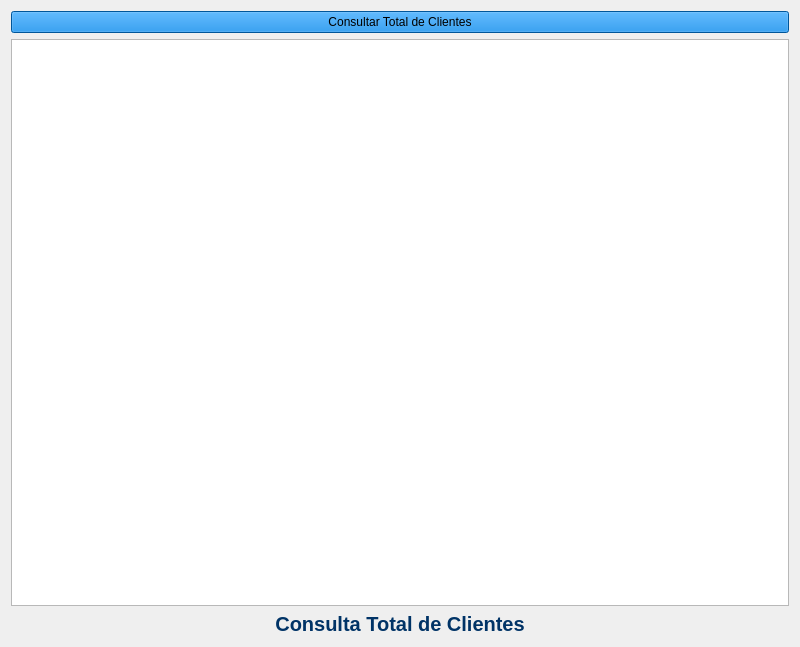
<?xml version="1.0" encoding="UTF-8"?>
<ui version="4.0">
 <class>ConsultaClientes</class>
 <widget class="QWidget" name="ConsultaClientes">
  <property name="geometry">
   <rect>
    <x>0</x>
    <y>0</y>
    <width>800</width>
    <height>647</height>
   </rect>
  </property>
  <property name="windowTitle">
   <string>Consulta Total de Clientes – Neobanco Digital</string>
  </property>
  <layout class="QVBoxLayout" name="verticalLayout">
   <item>
    <widget class="QPushButton" name="pushButton">
     <property name="palette">
      <palette>
       <active>
        <colorrole role="WindowText">
         <brush brushstyle="SolidPattern">
          <color alpha="255">
           <red>0</red>
           <green>120</green>
           <blue>215</blue>
          </color>
         </brush>
        </colorrole>
        <colorrole role="Button">
         <brush brushstyle="SolidPattern">
          <color alpha="255">
           <red>0</red>
           <green>120</green>
           <blue>215</blue>
          </color>
         </brush>
        </colorrole>
        <colorrole role="Light">
         <brush brushstyle="SolidPattern">
          <color alpha="255">
           <red>67</red>
           <green>172</green>
           <blue>255</blue>
          </color>
         </brush>
        </colorrole>
        <colorrole role="Midlight">
         <brush brushstyle="SolidPattern">
          <color alpha="255">
           <red>33</red>
           <green>146</green>
           <blue>235</blue>
          </color>
         </brush>
        </colorrole>
        <colorrole role="Dark">
         <brush brushstyle="SolidPattern">
          <color alpha="255">
           <red>0</red>
           <green>60</green>
           <blue>107</blue>
          </color>
         </brush>
        </colorrole>
        <colorrole role="Mid">
         <brush brushstyle="SolidPattern">
          <color alpha="255">
           <red>0</red>
           <green>80</green>
           <blue>143</blue>
          </color>
         </brush>
        </colorrole>
        <colorrole role="Text">
         <brush brushstyle="SolidPattern">
          <color alpha="255">
           <red>0</red>
           <green>0</green>
           <blue>0</blue>
          </color>
         </brush>
        </colorrole>
        <colorrole role="BrightText">
         <brush brushstyle="SolidPattern">
          <color alpha="255">
           <red>255</red>
           <green>255</green>
           <blue>255</blue>
          </color>
         </brush>
        </colorrole>
        <colorrole role="ButtonText">
         <brush brushstyle="SolidPattern">
          <color alpha="255">
           <red>0</red>
           <green>0</green>
           <blue>0</blue>
          </color>
         </brush>
        </colorrole>
        <colorrole role="Base">
         <brush brushstyle="SolidPattern">
          <color alpha="255">
           <red>255</red>
           <green>255</green>
           <blue>255</blue>
          </color>
         </brush>
        </colorrole>
        <colorrole role="Window">
         <brush brushstyle="SolidPattern">
          <color alpha="255">
           <red>0</red>
           <green>120</green>
           <blue>215</blue>
          </color>
         </brush>
        </colorrole>
        <colorrole role="Shadow">
         <brush brushstyle="SolidPattern">
          <color alpha="255">
           <red>0</red>
           <green>0</green>
           <blue>0</blue>
          </color>
         </brush>
        </colorrole>
        <colorrole role="AlternateBase">
         <brush brushstyle="SolidPattern">
          <color alpha="255">
           <red>127</red>
           <green>187</green>
           <blue>235</blue>
          </color>
         </brush>
        </colorrole>
        <colorrole role="ToolTipBase">
         <brush brushstyle="SolidPattern">
          <color alpha="255">
           <red>0</red>
           <green>120</green>
           <blue>215</blue>
          </color>
         </brush>
        </colorrole>
        <colorrole role="ToolTipText">
         <brush brushstyle="SolidPattern">
          <color alpha="255">
           <red>0</red>
           <green>0</green>
           <blue>0</blue>
          </color>
         </brush>
        </colorrole>
        <colorrole role="PlaceholderText">
         <brush brushstyle="SolidPattern">
          <color alpha="128">
           <red>0</red>
           <green>0</green>
           <blue>0</blue>
          </color>
         </brush>
        </colorrole>
       </active>
       <inactive>
        <colorrole role="WindowText">
         <brush brushstyle="SolidPattern">
          <color alpha="255">
           <red>0</red>
           <green>0</green>
           <blue>0</blue>
          </color>
         </brush>
        </colorrole>
        <colorrole role="Button">
         <brush brushstyle="SolidPattern">
          <color alpha="255">
           <red>0</red>
           <green>120</green>
           <blue>215</blue>
          </color>
         </brush>
        </colorrole>
        <colorrole role="Light">
         <brush brushstyle="SolidPattern">
          <color alpha="255">
           <red>67</red>
           <green>172</green>
           <blue>255</blue>
          </color>
         </brush>
        </colorrole>
        <colorrole role="Midlight">
         <brush brushstyle="SolidPattern">
          <color alpha="255">
           <red>33</red>
           <green>146</green>
           <blue>235</blue>
          </color>
         </brush>
        </colorrole>
        <colorrole role="Dark">
         <brush brushstyle="SolidPattern">
          <color alpha="255">
           <red>0</red>
           <green>60</green>
           <blue>107</blue>
          </color>
         </brush>
        </colorrole>
        <colorrole role="Mid">
         <brush brushstyle="SolidPattern">
          <color alpha="255">
           <red>0</red>
           <green>80</green>
           <blue>143</blue>
          </color>
         </brush>
        </colorrole>
        <colorrole role="Text">
         <brush brushstyle="SolidPattern">
          <color alpha="255">
           <red>0</red>
           <green>0</green>
           <blue>0</blue>
          </color>
         </brush>
        </colorrole>
        <colorrole role="BrightText">
         <brush brushstyle="SolidPattern">
          <color alpha="255">
           <red>255</red>
           <green>255</green>
           <blue>255</blue>
          </color>
         </brush>
        </colorrole>
        <colorrole role="ButtonText">
         <brush brushstyle="SolidPattern">
          <color alpha="255">
           <red>0</red>
           <green>0</green>
           <blue>0</blue>
          </color>
         </brush>
        </colorrole>
        <colorrole role="Base">
         <brush brushstyle="SolidPattern">
          <color alpha="255">
           <red>255</red>
           <green>255</green>
           <blue>255</blue>
          </color>
         </brush>
        </colorrole>
        <colorrole role="Window">
         <brush brushstyle="SolidPattern">
          <color alpha="255">
           <red>0</red>
           <green>120</green>
           <blue>215</blue>
          </color>
         </brush>
        </colorrole>
        <colorrole role="Shadow">
         <brush brushstyle="SolidPattern">
          <color alpha="255">
           <red>0</red>
           <green>0</green>
           <blue>0</blue>
          </color>
         </brush>
        </colorrole>
        <colorrole role="AlternateBase">
         <brush brushstyle="SolidPattern">
          <color alpha="255">
           <red>127</red>
           <green>187</green>
           <blue>235</blue>
          </color>
         </brush>
        </colorrole>
        <colorrole role="ToolTipBase">
         <brush brushstyle="SolidPattern">
          <color alpha="255">
           <red>0</red>
           <green>120</green>
           <blue>215</blue>
          </color>
         </brush>
        </colorrole>
        <colorrole role="ToolTipText">
         <brush brushstyle="SolidPattern">
          <color alpha="255">
           <red>0</red>
           <green>0</green>
           <blue>0</blue>
          </color>
         </brush>
        </colorrole>
        <colorrole role="PlaceholderText">
         <brush brushstyle="SolidPattern">
          <color alpha="128">
           <red>0</red>
           <green>0</green>
           <blue>0</blue>
          </color>
         </brush>
        </colorrole>
       </inactive>
       <disabled>
        <colorrole role="WindowText">
         <brush brushstyle="SolidPattern">
          <color alpha="255">
           <red>0</red>
           <green>60</green>
           <blue>107</blue>
          </color>
         </brush>
        </colorrole>
        <colorrole role="Button">
         <brush brushstyle="SolidPattern">
          <color alpha="255">
           <red>0</red>
           <green>120</green>
           <blue>215</blue>
          </color>
         </brush>
        </colorrole>
        <colorrole role="Light">
         <brush brushstyle="SolidPattern">
          <color alpha="255">
           <red>67</red>
           <green>172</green>
           <blue>255</blue>
          </color>
         </brush>
        </colorrole>
        <colorrole role="Midlight">
         <brush brushstyle="SolidPattern">
          <color alpha="255">
           <red>33</red>
           <green>146</green>
           <blue>235</blue>
          </color>
         </brush>
        </colorrole>
        <colorrole role="Dark">
         <brush brushstyle="SolidPattern">
          <color alpha="255">
           <red>0</red>
           <green>60</green>
           <blue>107</blue>
          </color>
         </brush>
        </colorrole>
        <colorrole role="Mid">
         <brush brushstyle="SolidPattern">
          <color alpha="255">
           <red>0</red>
           <green>80</green>
           <blue>143</blue>
          </color>
         </brush>
        </colorrole>
        <colorrole role="Text">
         <brush brushstyle="SolidPattern">
          <color alpha="255">
           <red>0</red>
           <green>60</green>
           <blue>107</blue>
          </color>
         </brush>
        </colorrole>
        <colorrole role="BrightText">
         <brush brushstyle="SolidPattern">
          <color alpha="255">
           <red>255</red>
           <green>255</green>
           <blue>255</blue>
          </color>
         </brush>
        </colorrole>
        <colorrole role="ButtonText">
         <brush brushstyle="SolidPattern">
          <color alpha="255">
           <red>0</red>
           <green>60</green>
           <blue>107</blue>
          </color>
         </brush>
        </colorrole>
        <colorrole role="Base">
         <brush brushstyle="SolidPattern">
          <color alpha="255">
           <red>0</red>
           <green>120</green>
           <blue>215</blue>
          </color>
         </brush>
        </colorrole>
        <colorrole role="Window">
         <brush brushstyle="SolidPattern">
          <color alpha="255">
           <red>0</red>
           <green>120</green>
           <blue>215</blue>
          </color>
         </brush>
        </colorrole>
        <colorrole role="Shadow">
         <brush brushstyle="SolidPattern">
          <color alpha="255">
           <red>0</red>
           <green>0</green>
           <blue>0</blue>
          </color>
         </brush>
        </colorrole>
        <colorrole role="AlternateBase">
         <brush brushstyle="SolidPattern">
          <color alpha="255">
           <red>0</red>
           <green>120</green>
           <blue>215</blue>
          </color>
         </brush>
        </colorrole>
        <colorrole role="ToolTipBase">
         <brush brushstyle="SolidPattern">
          <color alpha="255">
           <red>0</red>
           <green>120</green>
           <blue>215</blue>
          </color>
         </brush>
        </colorrole>
        <colorrole role="ToolTipText">
         <brush brushstyle="SolidPattern">
          <color alpha="255">
           <red>0</red>
           <green>0</green>
           <blue>0</blue>
          </color>
         </brush>
        </colorrole>
        <colorrole role="PlaceholderText">
         <brush brushstyle="SolidPattern">
          <color alpha="128">
           <red>0</red>
           <green>0</green>
           <blue>0</blue>
          </color>
         </brush>
        </colorrole>
       </disabled>
      </palette>
     </property>
     <property name="text">
      <string>Consultar Total de Clientes</string>
     </property>
    </widget>
   </item>
   <item>
    <widget class="QTableWidget" name="tablaClientes"/>
   </item>
   <item>
    <widget class="QLabel" name="labelTitulo">
     <property name="styleSheet">
      <string>font-size: 20px; font-weight: bold; color: #003366;</string>
     </property>
     <property name="text">
      <string>Consulta Total de Clientes</string>
     </property>
     <property name="alignment">
      <set>Qt::AlignCenter</set>
     </property>
    </widget>
   </item>
  </layout>
 </widget>
 <resources/>
 <connections/>
</ui>
